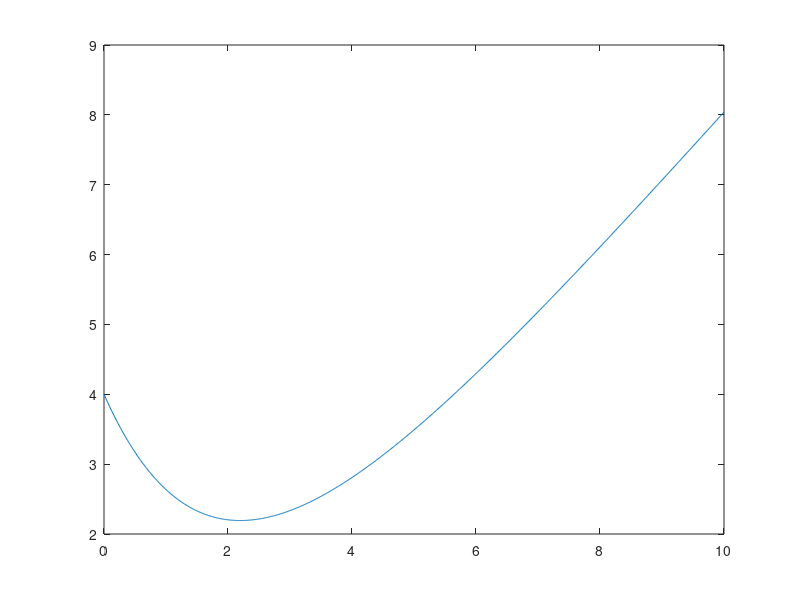

This figure's MATLAB source:
function Euler_00
  clc;
  clear
  w=1/2
  m=@(t,y) t/2-y/2
  h=0.01; y0=4; x0=0
  x=x0:h:10;
  n=length(x);
  y=zeros(n,1);
  y(1)=y0 ;
  for i=1:n-1
    k1=h*feval(m,x(i),y(i));
    yg=y(i)+k1/2*w ;
    tg=x(i)+h/2*w ;
    k2=h*feval(m,tg,yg) ;
    y(i+1)=y(i) + (1-w)*k1 + w*k2 ;
  end
  plot(x,y)
end
